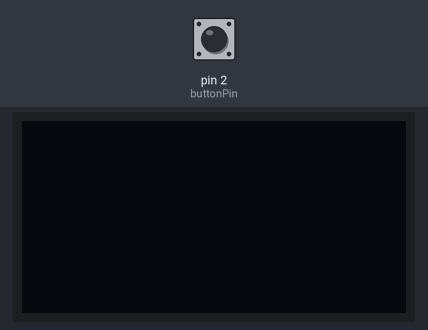
A sketch run on a simulated Arduino Uno, built with avr-gcc and run on an emulated ATmega328P. Shown: 128×64 one-colour display. Inputs (shaded band) come from the test bench; at power-on: pin 2 (buttonPin) HIGH. The OLED is the two-colour kind (top 16 rows yellow); the display library's start-up logo is not drawn.

Above: at 3.2 s.
3.3 s: pin 2 (buttonPin) pulled LOW for 0.15 s
At 4.0 s:
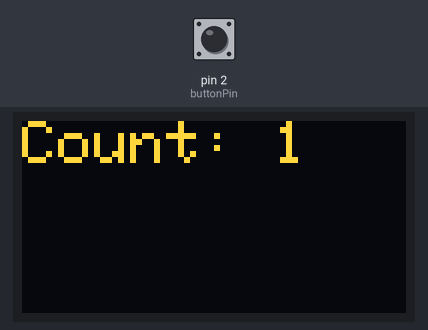
4.9 s: pin 2 (buttonPin) pulled LOW for 1 s
At 5.2 s:
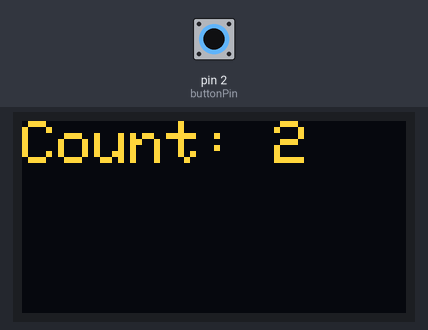
7.4 s: pin 2 (buttonPin) pulled LOW for 0.15 s
At 8.3 s:
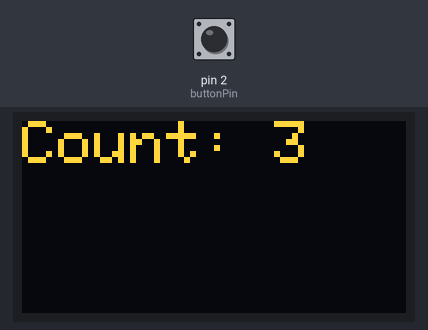
9.0 s: pin 2 (buttonPin) pulled LOW for 1 s
At 9.6 s:
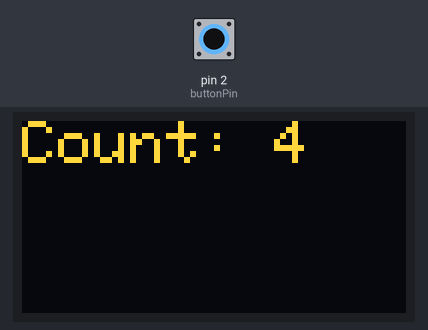
Timing chart, 0 to 12.0 s (numbered marks = the images above; inputs shaded):
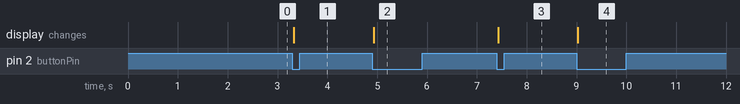

The sketch:

tasdbeeh_counter.ino
```cpp
#include <Wire.h>
#include <Adafruit_GFX.h>
#include <Adafruit_SSD1306.h>

const int buttonPin = 2; // Button connected to digital pin 2
int buttonState = HIGH;   // Variable to store the button state (using INPUT_PULLUP)
int lastButtonState = HIGH; // Previous button state
int count = 0;            // Counter for tasbeeh

// OLED display setup
#define SCREEN_WIDTH 128
#define SCREEN_HEIGHT 64
#define OLED_RESET    -1
Adafruit_SSD1306 display(SCREEN_WIDTH, SCREEN_HEIGHT, &Wire, OLED_RESET);

void setup() {
  // Start the OLED display
  if(!display.begin(SSD1306_SWITCHCAPVCC, 0x3C)) {
    Serial.println(F("SSD1306 allocation failed"));
    for(;;);
  }
  display.display();
  delay(2000);  // Pause for 2 seconds

  // Set up the button pin with internal pull-up resistor
  pinMode(buttonPin, INPUT_PULLUP);

  // Clear the display buffer
  display.clearDisplay();
}

void loop() {
  // Read the state of the button
  buttonState = digitalRead(buttonPin);

  // Check if the button was pressed (transition from HIGH to LOW)
  if (buttonState == LOW && lastButtonState == HIGH) {
    count++;
    display.clearDisplay();
    display.setTextSize(2);      // Set text size to 2
    display.setTextColor(SSD1306_WHITE);  // Set text color to white
    display.setCursor(0,0);      // Start at top-left corner
    display.print("Count: ");
    display.println(count);
    display.display();  // Update the display
    delay(200);         // Debounce delay
  }

  // Save the current button state as the last state for the next loop
  lastButtonState = buttonState;
}
```

Measured:
- after the input at 3.3 s, the display: changes at once (image 1)
- after the input at 4.9 s, the display: changes at once (image 2)
- after the input at 7.4 s, the display: changes at once (image 3)
- after the input at 9.0 s, the display: changes at once (image 4)
